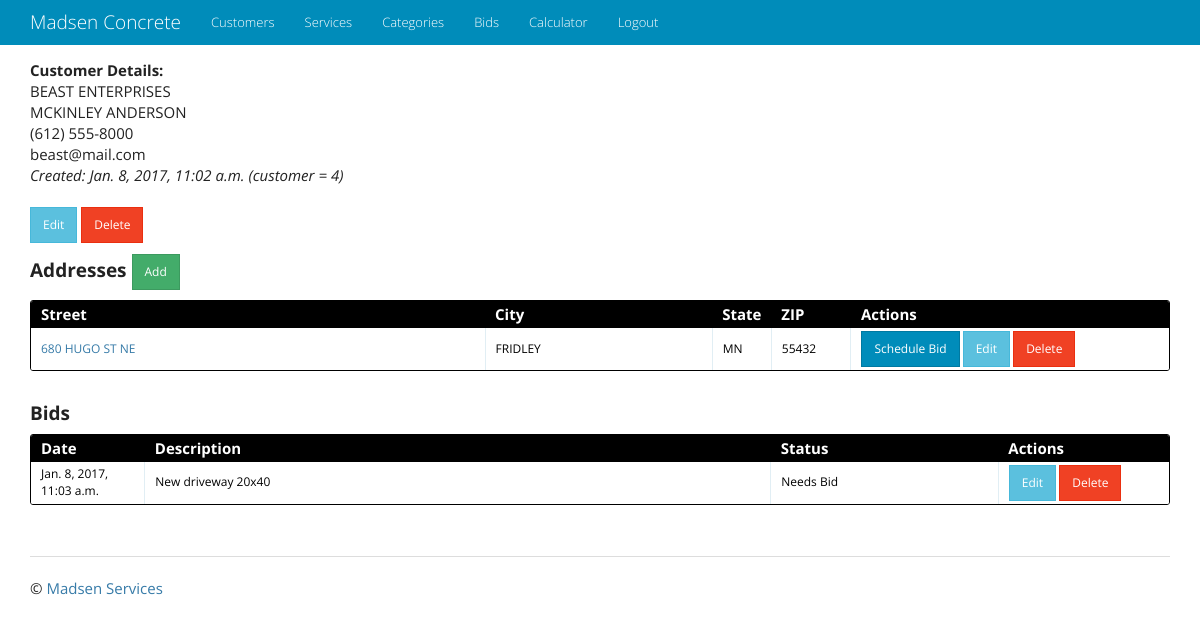
/customer/4/, run on an earlier commit of the app's database.
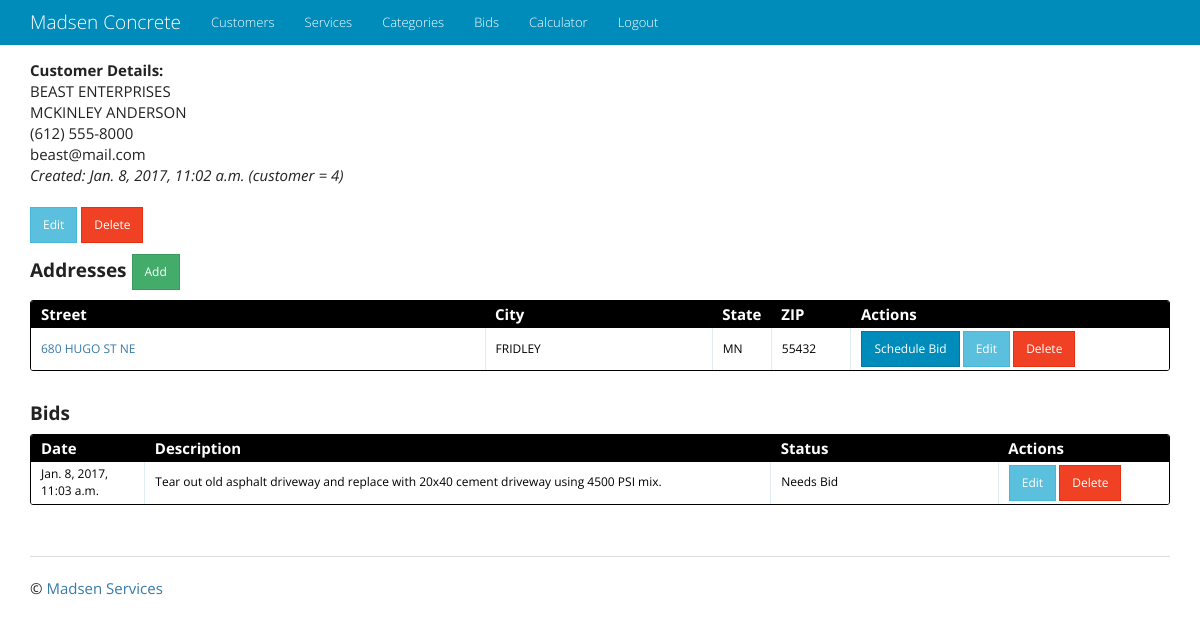
And on a later commit of the database.
### bid/models.py (models this page shows, shortened)
class Bid(models.Model):
    description = models.CharField(max_length=2000)
    notes = models.CharField(max_length=2000, blank=True)
    timestamp = models.DateTimeField(auto_now_add=True)
    customer = models.ForeignKey('customer.Customer', on_delete=models.CASCADE)
    address = models.ForeignKey('address.Address')
    scheduled_bid_date = models.DateTimeField(null=True, blank=True)
    tentative_start = models.DateField(null=True, blank=True)
    actual_start = models.DateField(null=True, blank=True)
    completion_date = models.DateField(null=True, blank=True)
    down_payment_amount = models.FloatField(default=0)
    down_payment_date = models.DateField(null=True, blank=True)
    final_payment_amount = models.FloatField(default=0)
    final_payment_date = models.DateField(null=True, blank=True)
    status = models.CharField(max_length=2000, choices=BID_STATUS, default='Needs Bid')
    class Meta:
        verbose_name_plural = 'Bids'

### customer/views.py (the view)
# urls.py: url(r'^(?P<pk>\d+)/$', CustomerDetail.as_view(), name='customer_detail'),
class CustomerDetail(DetailView):
    model = Customer
    def get_context_data(self, **kwargs):
        context = super(CustomerDetail, self).get_context_data(**kwargs)
        context['addresses'] = Address.objects.filter(customer_id=self.kwargs['pk'])
        context['bids'] = Bid.objects.filter(customer_id=self.kwargs['pk'])
        return context

### customer/templatetags/format_telephone.py (called while the page is built)
@register.filter
def format_telephone(value):
    if len(value) == 10:
        value = "({}) {}-{}".format(value[:3], value[3:6], value[6:])
    return value

### customer/templatetags/urlify.py (called while the page is built)
@register.filter
def urlify(value):
    value = quote_plus(value)
    return value

### templates/customer/customer_detail.html
{% extends "base.html" %}
{% load urlify %}
{% load format_telephone %}
{% block content %}
<strong>Customer Details:</strong><br>
{% if customer.company_name %}{{ customer.company_name }}<br>{% endif %}
{{ object.first_name }} {{ object.last_name }}<br>
{{ object.telephone|format_telephone }}<br>
{{ object.email }}<br>
<em>Created: {{ object.created_date }} (customer = {{ object.pk }})</em><br><br>
<a href="{% url 'customer_app:customer_update' pk=object.pk %}" class="btn btn-sm btn-info"
   role="button">Edit</a>
<a href="{% url 'customer_app:customer_delete' pk=object.pk %}" class="btn btn-sm btn-danger"
   role="button">Delete</a>
<div class="entries">
  <h4><strong>Addresses </strong><a href="{% url 'address_app:address_create' customer=object.pk %}"
                                    class="btn btn-sm btn-success" role="button">Add</a></h4>
  <div class="datagrid">
    <table>
      <thead>
        <tr>
          <th width="40%"><strong>Street</strong></th>
          <th width="20%"><strong>City</strong></th>
          <th width="5%"><strong>State</strong></th>
          <th width="7%"><strong>ZIP</strong></th>
          <th width="28%"><strong>Actions</strong></th>
        </tr>
      </thead>
      {% for address in addresses %}
        <tr style="{% cycle 'background: white' 'background: #F0F0F0' %}">
            <td>
                <a href="https://www.google.com/maps/place/{{ address.street|urlify|add:'+'|add:address.zip }}"
                   target="_blank">{{ address.street }}</a></td>
            <td>{{ address.city }}</td>
            <td>{{ address.state}}</td>
            <td>{{ address.zip}}</td>
            <td>
                <a href="{% url 'bid_app:bid_create' address=address.pk %}" class="btn btn-sm btn-primary">Schedule Bid</a>
                <a href="{% url 'address_app:address_update' pk=address.pk %}" class="btn btn-sm btn-info">Edit</a>
                <a href="{% url 'address_app:address_delete' pk=address.pk %}" class="btn btn-sm btn-danger">Delete</a>
            </td>
        </tr>
      {% endfor %}
    </table>
  </div>
</div>
<br>
<div class="entries">
  <h4><strong>Bids</strong></h4>
  <div class="datagrid">
    <table>
      <thead>
        <tr>
          <th width="10%"><strong>Date</strong></th>
          <th width="55%"><strong>Description</strong></th>
          <th width="20%"><strong>Status</strong></th>
          <th width="15%"><strong>Actions</strong></th>
        </tr>
      </thead>
      {% for bid in bids %}
      <tr style="{% cycle 'background: white' 'background: #F0F0F0' %}">
          <td>{{ bid.timestamp }}</td>
          <td>{{ bid.description }}</a></td>
          <td>{{ bid.status }}</td>
          <td>
              <a href="{% url 'bid_app:bid_update' pk=bid.pk %}" class="btn btn-sm btn-info">Edit</a>
              <a href="{% url 'bid_app:bid_delete' pk=bid.pk %}" class="btn btn-sm btn-danger">Delete</a>
          </td>
      </tr>
      {% endfor %}
    </table>
  </div>
</div>
{% endblock content %}

What changed in the data, as far as the page shows it:
changed Bid "Needs Bid": description "New driveway 20x40" → "Tear out old asphalt driveway and replace with 20x40 cement driveway using 4500 PSI mix."
